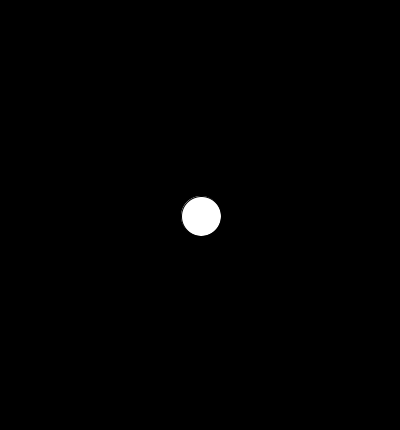
Frame 1 (no input)
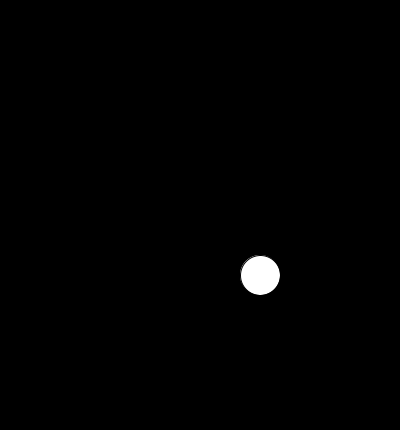
Frame 60 (the mouse pressed at the canvas centre just before this capture)
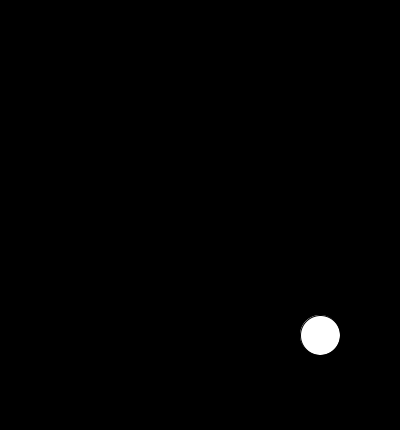
Frame 120 (the mouse held since frame 60 and released just before this capture)

The Processing sketch that drew these frames (run headless with seeded random() and noise(); from frame 60 on, the mouse is pressed at the canvas centre):

// Processing sketch: pelotaSaltarina_0_pde
// ── pelotaSaltarina_0_pde.pde
float posX;
float posY;
int dirX;
int dirY;
int vel;

void setup() {
  size(400, 430);
  posX = width/2;
  posY = height/2;
  dirX = 1;
  dirY = 1;
  vel = 10;
}

void draw() {
  background(0);
  if(posX>width){
   dirX = -1 *vel ; 
  }
  if(posX<0){
    dirX = 1 *vel;
  }
  
  if(posY>height){
    dirY = -1*vel;
  }
  
  if(posY<0){
    dirY = 1*vel;
  }
    
  posX += dirX;
  posY += dirY;
  ellipse(posX, posY, 40, 40);
}
